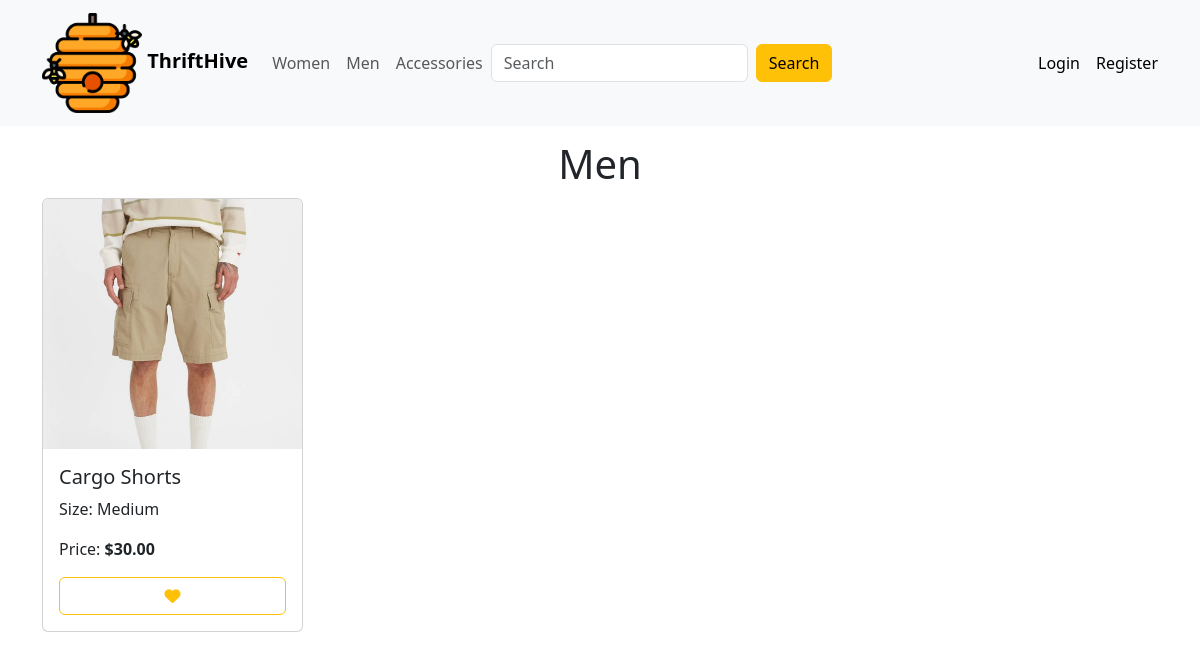
The page /category/men/ on the database its author committed.
### store/models.py (models this page shows, shortened)
class Item(models.Model):
    SIZES = [
        ('small', 'Small'),
        ('medium', 'Medium'),
        ('large', 'Large'),
    ]
    CATEGORIES = [
        ('women', 'Women'),
        ('men', 'Men'),
        ('accessories', 'Accessories'),
    ]
    STATUS = [
        ('available', 'Available'),
        ('sold', 'Sold'),
        ('in_cart', 'In Cart'),
    ]
    name = models.CharField(max_length=50)
    image = models.ImageField(upload_to="imgs/", blank=False, null=False)
    category = models.CharField(max_length=20, choices=CATEGORIES)
    size = models.CharField(max_length=10, choices=SIZES)
    price = models.DecimalField(max_digits=10, decimal_places=2, blank=False, null=False)
    description = models.TextField(blank=True, null=True)
    status = models.CharField(max_length=10, choices=STATUS, default='available')

### store/views.py (the view)
# urls.py: 2. Add a URL to urlpatterns:  path('', views.home, name='home')
def home(request, category=None):
    search = request.GET.get('search')
    cart = None
    if request.user.is_authenticated:
        cart, cart_created = Cart.objects.get_or_create(user=request.user)
        try:
            items = Item.objects.all()
            user_store = Store.objects.get(owner=request.user)
            items = items.exclude(id__in=user_store.items.all())
        except Store.DoesNotExist:
            items = Item.objects.all()
    else:
        items = Item.objects.all()
    if category:
        items = items.filter(category=category)
        category = True
    if search:
        items = items.filter(Q(name__icontains=search))
    return render(request, 'home.html',{'items':items,'category': category,'search': search,'cart': cart})

### store/templates/home.html (shortened to what this page needs)
{% extends 'index.html' %}
{% block content %}
<div class="container mt-2">
    {% if items %}
        {% if category %}
            <div class="fs-1 text-center mb-1">{{ items.0.get_category_display }}</div>
        {% elif search %}
            <div class="fs-1 text-center mb-1">Search: {{ search }}</div>
        {% else %}
            <div class="fs-1 text-center mb-1">Welcome to ThriftHive</div>
        {% endif %}
        <div class="row">
            {% for item in items %}
            {% if item.status == 'available' or item.status == 'in_cart' and cart.user == user %}
            <div class="col-md-3 mb-3">
                <div class="card">
                    <a href="{% url 'item_view' id=item.id %}" class="text-reset text-decoration-none">
                    <img class="card-img-top" src="{{ item.image.url }}" alt="{{ item.name }}">
                    <div class="card-body">
                        <h5 class="card-title">{{ item.name }}</h5>
                        </a>
                        <p class="card-size">Size: {{ item.get_size_display }}</p>
                        <p class="card-price">Price: <strong>${{ item.price }}</strong></p>
                        <form action="{% url 'add_to_cart' item.id %}" method="POST">
                            {% if item.status == 'available' %}
                                <button type="submit" class="btn btn-outline-warning w-100"><i class="fa-solid fa-heart"></i></button>
                            {% elif item.status == 'in_cart' %}
                                <button type="submit" class="btn btn-warning w-100"><i class="fa-solid fa-heart"></i></button>
                            {% endif %}
                        </form>
                    </div>
                </div>
            </div>
            {% endif %}
            {% endfor %}
        </div>
    {% else %}
        <div class="fs-1 text-center mb-1">There are no items here currently!</div>
    {% endif %}
{% endblock %}

### store/static/style.css (style rules this page uses)
.card-img-top { object-fit: cover; object-position: center top; height: 250px; }
.card { transition: background-color 0.3s ease-in-out; }

### rows shown on the page
Item: category "Men", image (picture), name "Cargo Shorts", size "Medium", price "30.00", status "available" (drawn)
